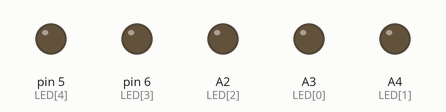
This sketch was run on a simulated Arduino Uno, built with avr-gcc and run on an emulated ATmega328P. Parts: output pins drawn as LEDs (lit = HIGH).

Above: at 0.07 s.
At 0.18 s:
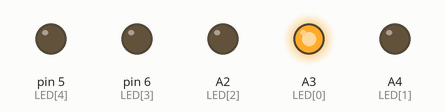
At 0.71 s:
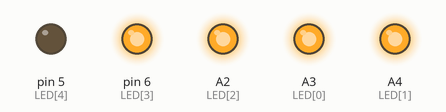
At 1.23 s:
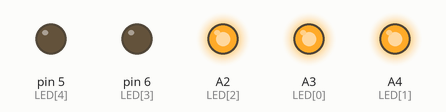
At 1.76 s:
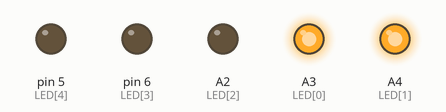
At 2.36 s:
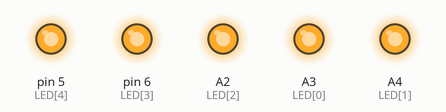
Timing chart, 0 to 3.0 s (numbered marks = the images above):
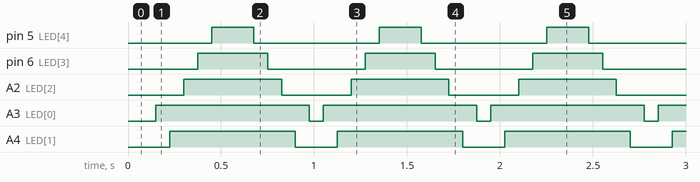

Measured:
- by itself, pin 5 (LED[4]): alternates HIGH for 0.23 s and LOW for 0.68 s
- by itself, pin 6 (LED[3]): alternates HIGH for 0.38 s and LOW for 0.53 s
- by itself, A2 (LED[2]): alternates HIGH for 0.53 s and LOW for 0.38 s
- by itself, A3 (LED[0]): alternates HIGH for 0.83 s and LOW for 0.08 s
- by itself, A4 (LED[1]): alternates HIGH for 0.68 s and LOW for 0.23 s

The sketch:

lightup.ino
```cpp
const int LED_COUNT = 5;
int LED[ LED_COUNT ] = { A3, A4, A2, 6, 5 };

void setup() {
  for( int i=0; i< LED_COUNT; i++ ){
    pinMode( LED[i], OUTPUT );
  }
}

void showLights(int count) {
 for( int led = 0; led < LED_COUNT; led++) {
   if( led < count ) {
     digitalWrite( LED[ led ], HIGH );
   } else {
     digitalWrite( LED[ led ], LOW );
   }
 }
}

int brightlights = 0;
int light_direction = 1;

void loop() {
  delay( 75 );
  showLights(brightlights);
  brightlights += light_direction;
  if ((brightlights > LED_COUNT) || (brightlights <= 0)) {
    light_direction = -light_direction;
  }
}
```
